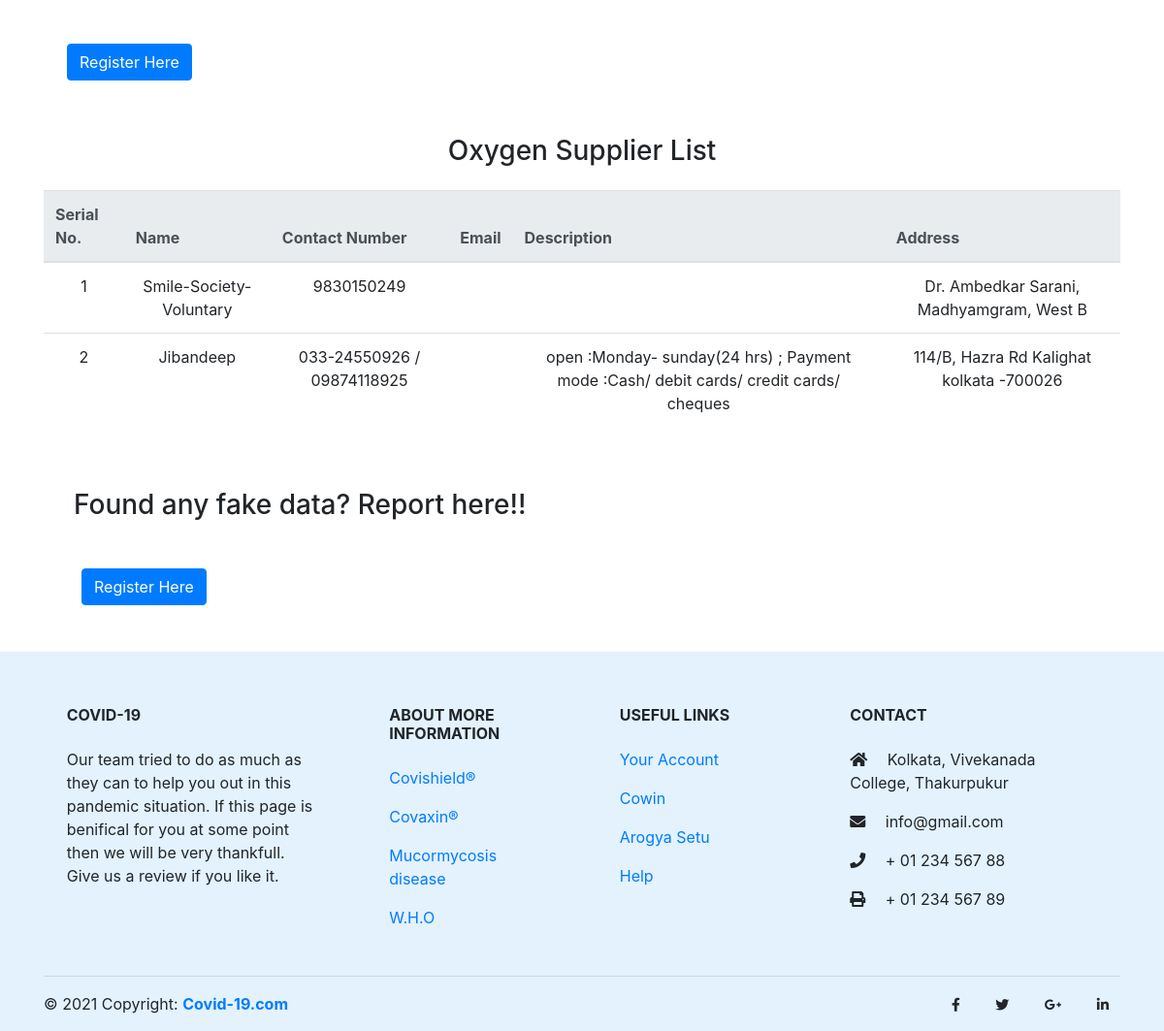
Page /frontend/oxygen.php (lower part) on the earlier database version.
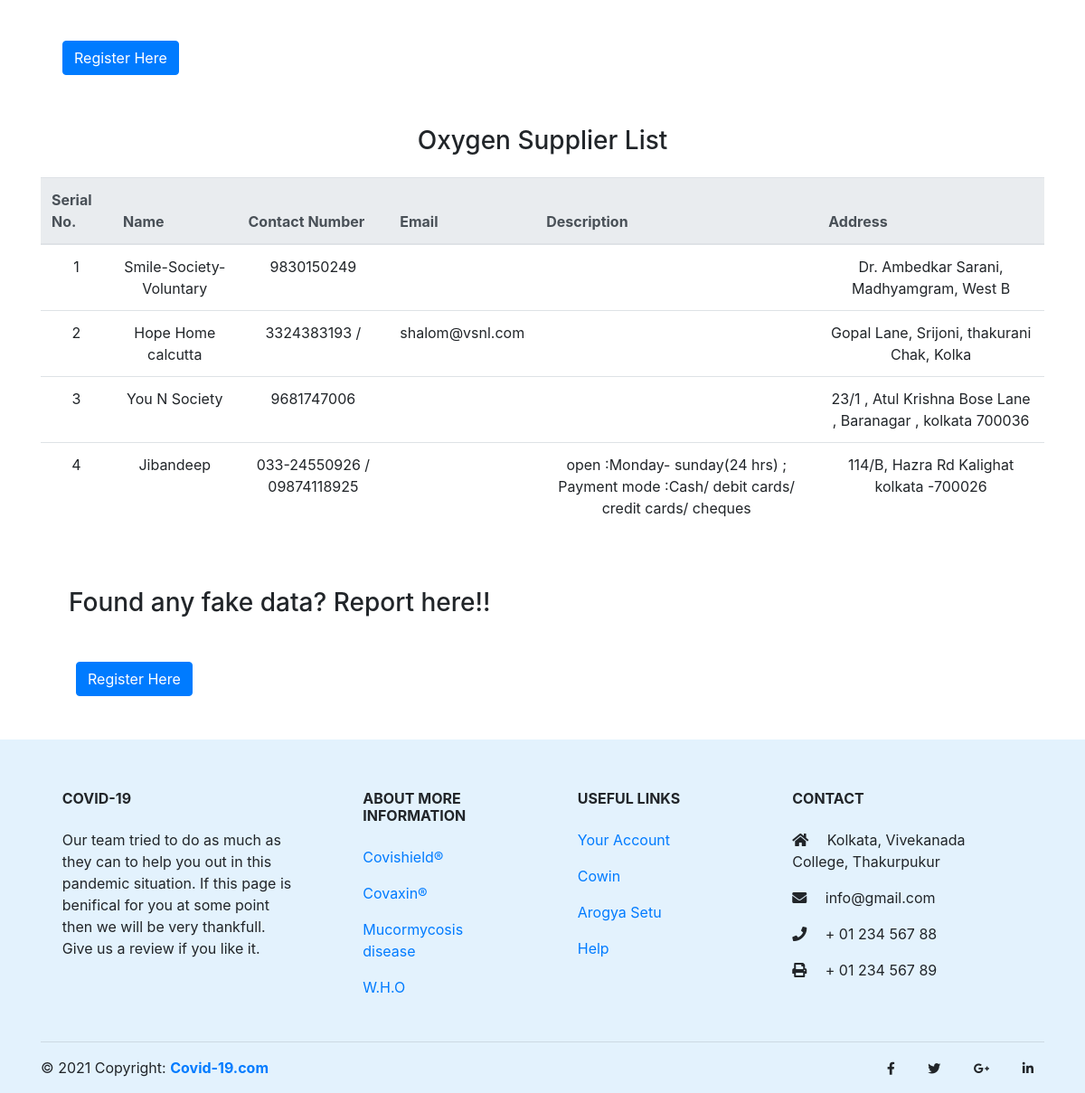
Same page on the later database version.
### tables this page shows
CREATE TABLE `service_providers` (
  `id` int(23) NOT NULL,
  `service_id` int(23) NOT NULL,
  `name` varchar(255) NOT NULL,
  `contact` varchar(255) NOT NULL,
  `email` varchar(255) NOT NULL,
  `description` varchar(255) NOT NULL,
  `district` varchar(23) NOT NULL,
  `address` varchar(255) NOT NULL
);

### frontend/oxygen.php (the view, shortened to what the changed rows need)
<?php
include("connection.php");?>
<!DOCTYPE html>
<html>
<head>
  <link rel="stylesheet" href="https://maxcdn.bootstrapcdn.com/bootstrap/4.0.0/css/bootstrap.min.css"
>
  <link rel="stylesheet" href="https://cdnjs.cloudflare.com/ajax/libs/font-awesome/5.15.3/css/brands.min.css"
 />
  <link rel="stylesheet" href="https://cdnjs.cloudflare.com/ajax/libs/font-awesome/5.15.3/css/all.min.css"
 />
  <link rel="stylesheet" href="css/styles.css">
</head>
<body>
  <div class="container  pt-2">
    <div class="container  mt-5">
      <div class="row mt-3 mytable">
        <table class="table">
          <thead class="thead-light">
            <tr>
              <th scope="col">Serial No.</th>
                    <th scope="col">Name</th>
                    <th scope="col">Contact Number</th>
                    <th scope="col">Email</th>
                    <th scope="col">Description</th>
                     <th scope="col">Address</th>
            </tr>
          </thead>
          <tbody>
           <?php
    $sql = "SELECT * FROM `service_providers` WHERE `service_id`=1";
    $result = mysqli_query($link,$sql);
    if(mysqli_num_rows($result) > 0)
    {
      $count=1;
      while($row = mysqli_fetch_assoc($result))
      {
        echo "<tr>";
       echo "<td align = 'center'>".$count."</td>";
        echo "<td align = 'center'>".$row["name"]."</td>";
        echo "<td align = 'center'>".$row["contact"]."</td>";
        echo "<td align = 'center'>".$row["email"]."</td>";
        echo "<td align = 'center'>".$row["description"]."</td>";
        echo "<td align = 'center'>".$row["address"]."</td>";
        echo "</tr>";
        $count++;
      }
    }
     ?>
          </tbody>
        </table>
      </div>
    </div>
  </div>
</body>
</html>

Differences in the rows shown:
now on this page (row edited): service_providers: name "Hope Home calcutta", contact "3324383193 /", email "shalom@vsnl.com", address "Gopal Lane, Srijoni, thakurani Chak, Kolka"
now on this page (row edited): service_providers: name "You N Society", contact "9681747006", address "23/1 , Atul Krishna Bose Lane , Baranagar , kolkata 700036"
